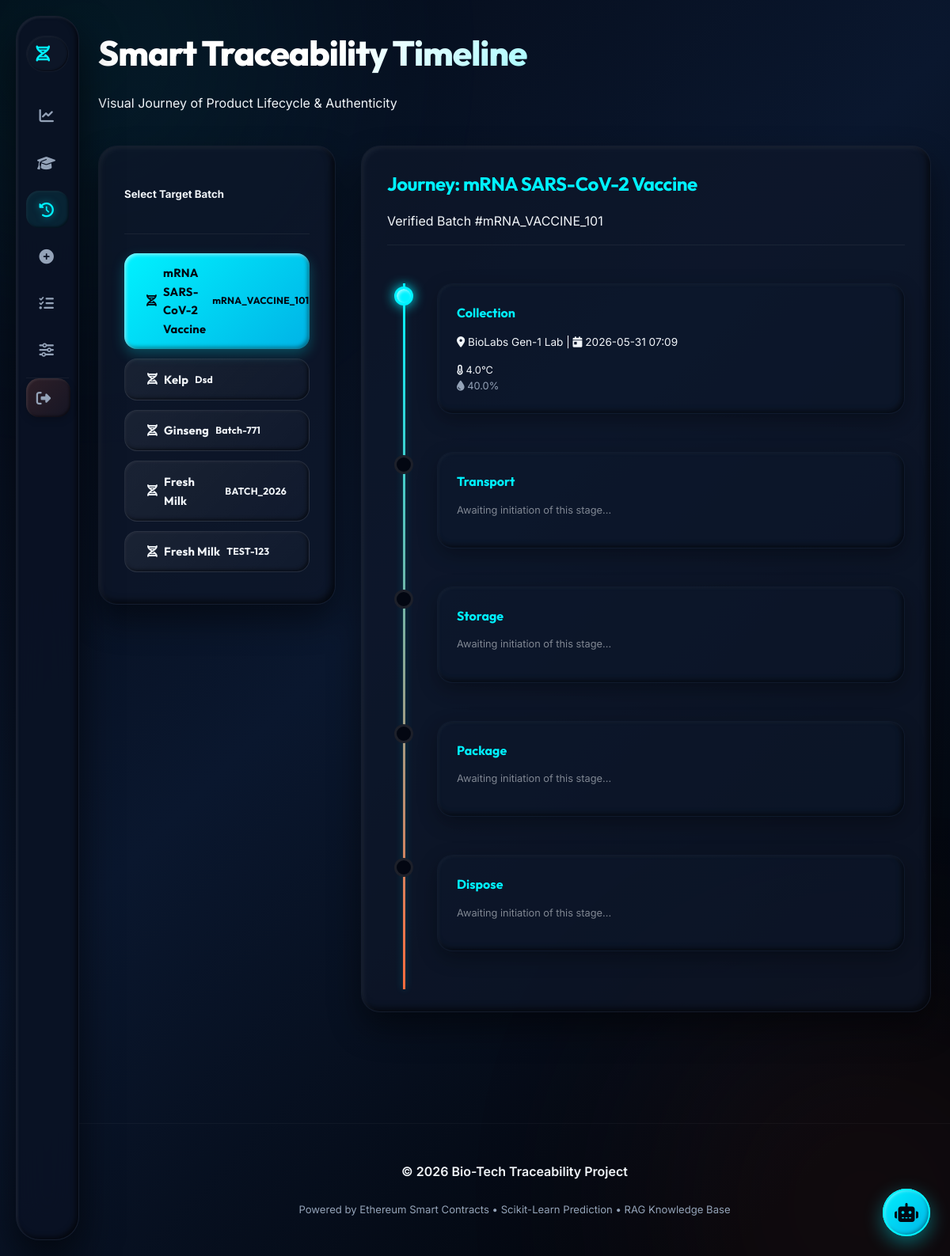
The page /timeline/mRNA_VACCINE_101 (signed in) on the database its author committed.
### models.py (models this page shows)
class Batch(db.Model):
    id = db.Column(db.Integer, primary_key=True)
    public_id = db.Column(db.String(64), unique=True, index=True, nullable=False)
    batch_type = db.Column(db.String(64), nullable=False) # food, herb, sample
    name = db.Column(db.String(128), nullable=False)
    origin = db.Column(db.String(128), nullable=False)
    created_at = db.Column(db.DateTime, default=datetime.utcnow)
    blockchain_tx_hash = db.Column(db.String(66), nullable=True) # tx hash for batch creation
    events = db.relationship('Event', backref='batch', lazy='dynamic')
    documents = db.relationship('Document', backref='batch', lazy='dynamic')

class Event(db.Model):
    id = db.Column(db.Integer, primary_key=True)
    batch_id = db.Column(db.Integer, db.ForeignKey('batch.id'), index=True, nullable=False)
    event_type = db.Column(db.String(64), nullable=False) # collection, transport, storage, test, package, dispose
    location = db.Column(db.String(128))
    temperature = db.Column(db.Float, nullable=True)
    humidity = db.Column(db.Float, nullable=True)
    timestamp = db.Column(db.DateTime, default=datetime.utcnow)
    remarks = db.Column(db.Text)
    blockchain_tx_hash = db.Column(db.String(66), nullable=True)

### app.py (the view)
@app.route('/timeline/<public_id>')
@login_required
def timeline_batch(public_id):
    batches = Batch.query.order_by(Batch.created_at.desc()).all()
    batch = Batch.query.filter_by(public_id=public_id).first_or_404()
    events = batch.events.order_by(Event.timestamp.asc()).all()
    stages = ['collection', 'transport', 'storage', 'package', 'dispose']
    completed_events = {e.event_type: e for e in events}
    current_stage_idx = 0
    for i, s in enumerate(stages):
        if s in completed_events:
            current_stage_idx = i + 1
    if current_stage_idx >= len(stages):
        current_stage_idx = len(stages) - 1
        if 'dispose' in completed_events:
            current_stage_idx = 5
    current_policy = ThresholdPolicy.query.filter_by(product_type=batch.batch_type).first()
    return render_template('timeline.html',
                           batches=batches,
                           current_batch=batch,
                           events=completed_events,
                           current_stage_idx=current_stage_idx,
                           stages=stages,
                           current_policy=current_policy)

### app.py (called while the page is built)
@login_manager.user_loader
def load_user(id):
    return db.session.get(User, int(id))

### templates/timeline.html (shortened to what this page needs)
{% extends "base.html" %}
{% block content %}
<section class="page-section fade-in">
    <hgroup>
        <h1>Smart Traceability Timeline</h1>
        <p>Visual Journey of Product Lifecycle & Authenticity</p>
    </hgroup>
    <div class="layout-sidebar">
        <aside>
            <article class="sidebar-card">
                <header><h5>Select Target Batch</h5></header>
                <div class="batch-list-scroll">
                    {% for b in batches %}
                    <a href="{{ url_for('timeline_batch', public_id=b.public_id) }}"
                       class="batch-list-link {% if current_batch and current_batch.id == b.id %}primary-btn{% else %}contrast outline{% endif %}"
                       role="button">
                        <i class="fa-solid fa-dna" aria-hidden="true"></i> {{ b.name }}
                        <small>{{ b.public_id }}</small>
                    </a>
                    {% endfor %}
                </div>
            </article>
        </aside>
        <div>
            {% if current_batch %}
            <article>
                <header>
                    <h2 style="margin-bottom: 0;">Journey: {{ current_batch.name }}</h2>
                    <p class="text-muted" style="margin-bottom: 0;">Verified Batch #{{ current_batch.public_id }}</p>
                </header>
                <div class="modern-timeline" style="margin-top: 3rem;">
                    {% for stage in stages %}
                    {% set ev = events.get(stage) %}
                    {% set is_excursion = False %}
                    {% if ev and ev.temperature is not none %}
                        {% if current_policy %}
                            {% if ev.temperature < current_policy.min_temp or ev.temperature > current_policy.max_temp %}
                                {% set is_excursion = True %}
                            {% endif %}
                        {% else %}
                            {% if ev.temperature < -100 or ev.temperature > 100 %}
                                {% set is_excursion = True %}
                            {% endif %}
                        {% endif %}
                    {% endif %}
                    <div class="timeline-item {% if ev %}{% if is_excursion %}excursion{% else %}active{% endif %}{% endif %}">
                        <div class="timeline-marker"></div>
                        <div class="timeline-content">
                            <h4>{{ stage | capitalize }}</h4>
                            {% if ev %}
                            <p class="text-muted" style="font-size: 0.85rem;">
                                <i class="fa-solid fa-location-dot"></i> {{ ev.location }} |
                                <i class="fa-solid fa-calendar-day"></i> {{ ev.timestamp.strftime('%Y-%m-%d %H:%M') }}
                            </p>
                            <div class="grid">
                                {% if ev.temperature %}
                                <div style="color: var(--brand-primary); font-size: 0.8rem;">
                                    <i class="fa-solid fa-temperature-half"></i> {{ ev.temperature }}°C
                                </div>
                                {% endif %}
                                {% if ev.humidity %}
                                <div style="color: #94a3b8; font-size: 0.8rem;">
                                    <i class="fa-solid fa-droplet"></i> {{ ev.humidity }}%
                                </div>
                                {% endif %}
                            </div>
                            {% else %}
                            <p class="text-muted" style="font-size: 0.8rem; opacity: 0.5;">Awaiting initiation of this stage...</p>
                            {% endif %}
                        </div>
                    </div>
                    {% endfor %}
                </div>
            </article>
            {% endif %}
        </div>
    </div>
</section>
{% endblock %}

### rows shown on the page
Batch: name "mRNA SARS-CoV-2 Vaccine", public_id "mRNA_VACCINE_101"
Batch: name "Kelp", public_id "Dsd"
Batch: name "Ginseng", public_id "Batch-771"
Batch: name "Fresh Milk", public_id "BATCH_2026"
Batch: name "Fresh Milk", public_id "TEST-123"
Event: location "BioLabs Gen-1 Lab", timestamp "2026-05-31 07:09", temperature "4.0", humidity "40.0"

### other values the page prints
{{ stage | capitalize }} "Collection" "Transport" "Storage" "Package" "Dispose"
